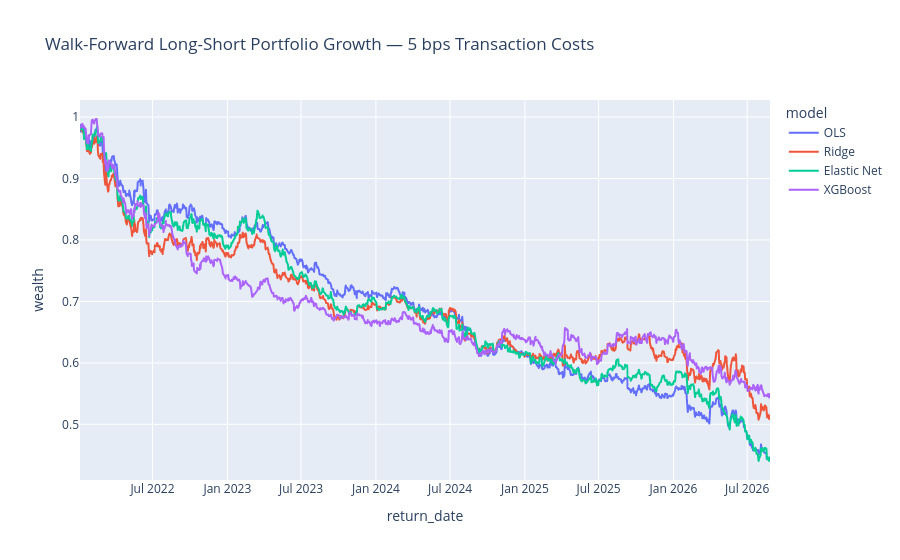

Source (notebook cell):
### Code cell
# Plot
fig = px.line(
    portfolio_plot,
    x="return_date",
    y="wealth",
    color="model",
    title=(
        "Walk-Forward Long-Short Portfolio "
        "Growth — 5 bps Transaction Costs"
    ),
)

fig.show()

### Figure 1 — Plotly figure (JSON) as saved in the notebook; plotly's stock layout.template omitted (floating-point values rounded to 4 significant figures; data arrays with more than 128 entries replaced by an {"elided": "..."} marker saying what was removed)
{"data": [{"hovertemplate": "model=OLS<br>return_date=%{x}<br>wealth=%{y}<extra></extra>", "legendgroup": "OLS", "line": {"color": "#636efa", "dash": "solid"}, "marker": {"symbol": "circle"}, "mode": "lines", "name": "OLS", "showlegend": true, "type": "scattergl", "x": {"elided": "1165 str values"}, "xaxis": "x", "y": {"elided": "1165 float values"}, "yaxis": "y"}, {"hovertemplate": "model=Ridge<br>return_date=%{x}<br>wealth=%{y}<extra></extra>", "legendgroup": "Ridge", "line": {"color": "#EF553B", "dash": "solid"}, "marker": {"symbol": "circle"}, "mode": "lines", "name": "Ridge", "showlegend": true, "type": "scattergl", "x": {"elided": "1165 str values"}, "xaxis": "x", "y": {"elided": "1165 float values"}, "yaxis": "y"}, {"hovertemplate": "model=Elastic Net<br>return_date=%{x}<br>wealth=%{y}<extra></extra>", "legendgroup": "Elastic Net", "line": {"color": "#00cc96", "dash": "solid"}, "marker": {"symbol": "circle"}, "mode": "lines", "name": "Elastic Net", "showlegend": true, "type": "scattergl", "x": {"elided": "1165 str values"}, "xaxis": "x", "y": {"elided": "1165 float values"}, "yaxis": "y"}, {"hovertemplate": "model=XGBoost<br>return_date=%{x}<br>wealth=%{y}<extra></extra>", "legendgroup": "XGBoost", "line": {"color": "#ab63fa", "dash": "solid"}, "marker": {"symbol": "circle"}, "mode": "lines", "name": "XGBoost", "showlegend": true, "type": "scattergl", "x": {"elided": "1165 str values"}, "xaxis": "x", "y": {"elided": "1165 float values"}, "yaxis": "y"}], "layout": {"legend": {"title": {"text": "model"}, "tracegroupgap": 0}, "title": {"text": "Walk-Forward Long-Short Portfolio Growth — 5 bps Transaction Costs"}, "xaxis": {"anchor": "y", "domain": [0, 1], "title": {"text": "return_date"}}, "yaxis": {"anchor": "x", "domain": [0, 1], "title": {"text": "wealth"}}}}
